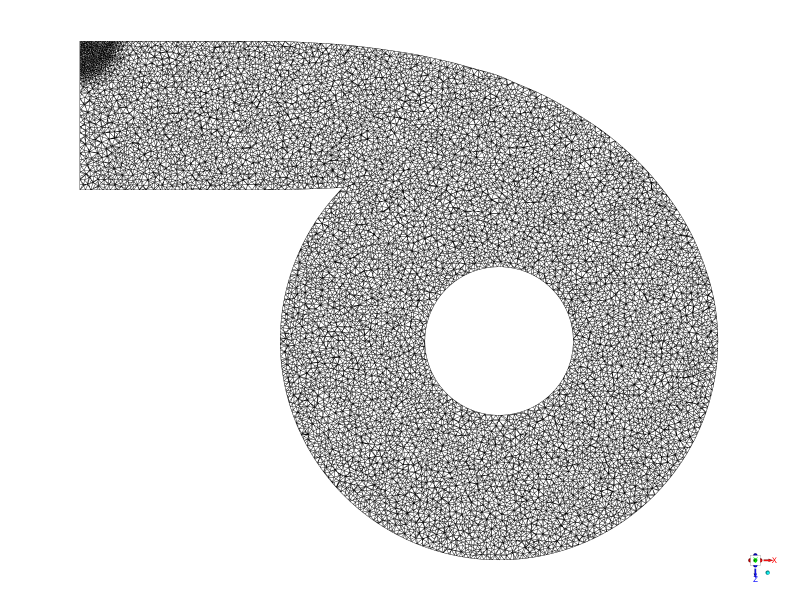
#> input picture Project/Poster/poster-sections/poster mesh assets/08b-tetrahedral-mesh-inlet-section.png, 2400 x 1800 px (shown at 1/3 size)
$ python compose_final_report_spatial_panels.py
#> lines starting #> are read from the running program, lines starting #| are printed output that depends on the picture
"""Compose report panels from saved native Fluent graphics.

Only blank margins, native annotations and colour-bar surroundings are cropped.
The scientific field pixels are not recoloured or reconstructed. The shared
legend uses pixels from the original Fluent legend, rather than an assumed
Matplotlib colour map. Project records establish the common 0–1 contour range.
Run with PyAnsys/.venv/bin/python from any working directory.
"""

from __future__ import annotations

import hashlib
import json
from dataclasses import dataclass
from pathlib import Path

import matplotlib

matplotlib.use("Agg")
import matplotlib.pyplot as plt
import numpy as np
from PIL import Image


ROOT = Path(__file__).resolve().parents[3]
ASSETS = ROOT / "Project/Poster/poster-sections/poster mesh assets"
REPORT = ROOT / "Project/Final research report/Shuhei Report/figures"
INLET_CROP = (210, 100, 2190, 1700)
CENTRE_CROP = (540, 75, 1260, 2320)
LEGEND_SOURCE = ASSETS / "F1-26.81-N10000-inlet-liquid-volume-fraction-range-0-1.png"
LEGEND_CROP = (60, 602, 61, 1239)


@dataclass(frozen=True)
class Panel:
    path: Path
    crop: tuple[int, int, int, int]
    label: str
    case: str
    cells: int
    section: str
    iteration: int | None = None

    def pixels(self) -> np.ndarray:
        with Image.open(self.path) as source:
#> source is the input picture: PIL image 2400x1800 RGB; mean R, G, B 216.6, 216.6, 216.6
            return np.asarray(source.convert("RGB").crop(self.crop))
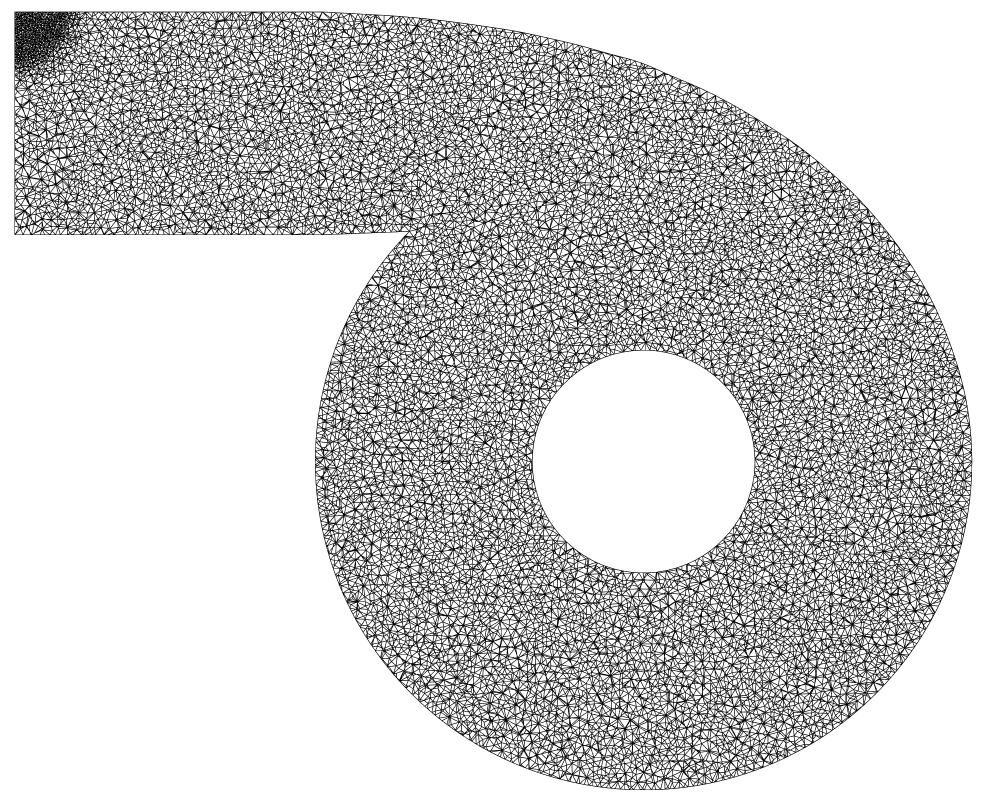
#> returned value: shape (1600, 1980, 3) (shown at 1/2 size); min 0, max 255, mean 202.6
#> pass 2 of the loop in main, `for ax, panel in zip(axs.flat, mesh_panels, strict=True):`:
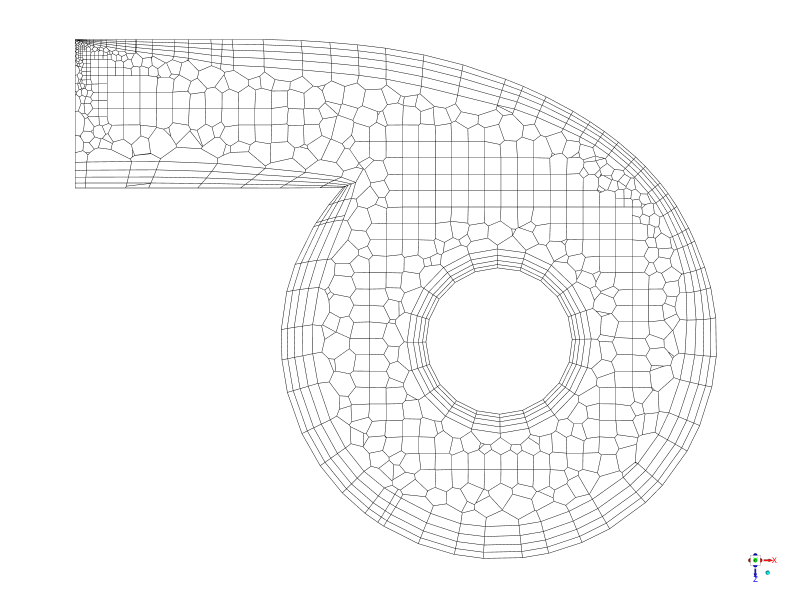
#> input picture Project/experiments/phase-08-storyline-reconstruction/figures/mesh60k-inlet-section.png, 2400 x 1800 px, found by its file name (shown at 1/3 size)
#> in pixels, source is the input picture: PIL image 2400x1800 RGB; mean R, G, B 248.1, 248.1, 248.1
#> in pixels (call 2), `return np.asarray(source.convert("RGB").crop(self.crop))`:
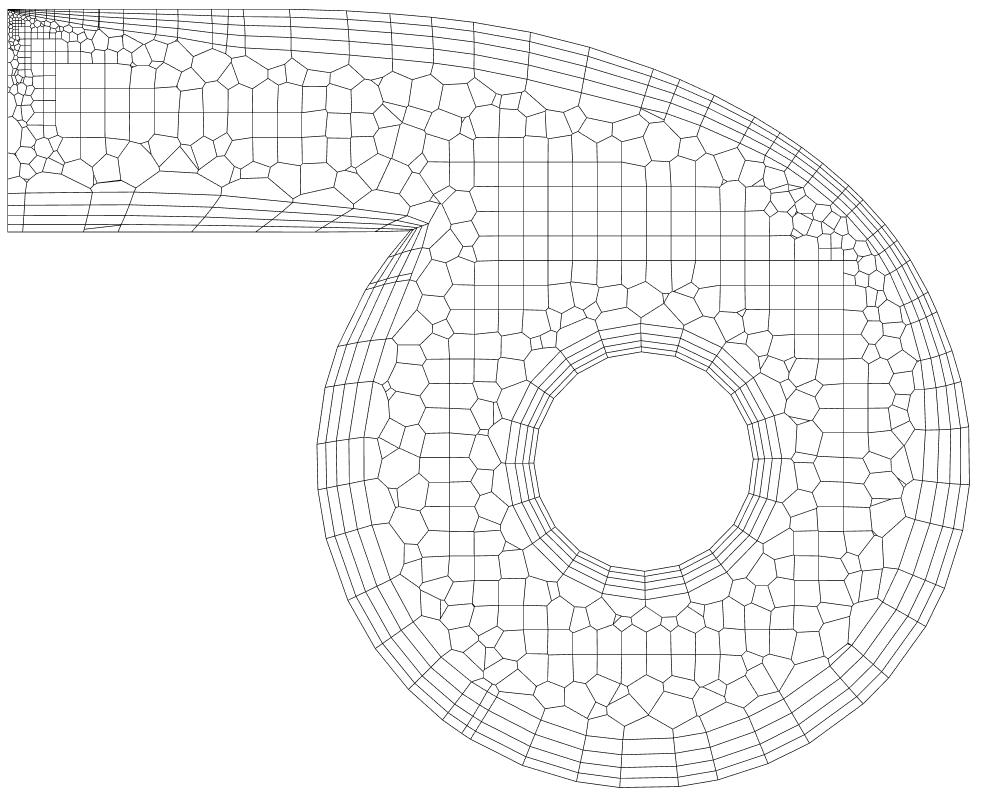
#> returned value: shape (1600, 1980, 3) (shown at 1/2 size); min 0, max 255, mean 245.6
#> pass 3 of the loop in main, `for ax, panel in zip(axs.flat, mesh_panels, strict=True):`:
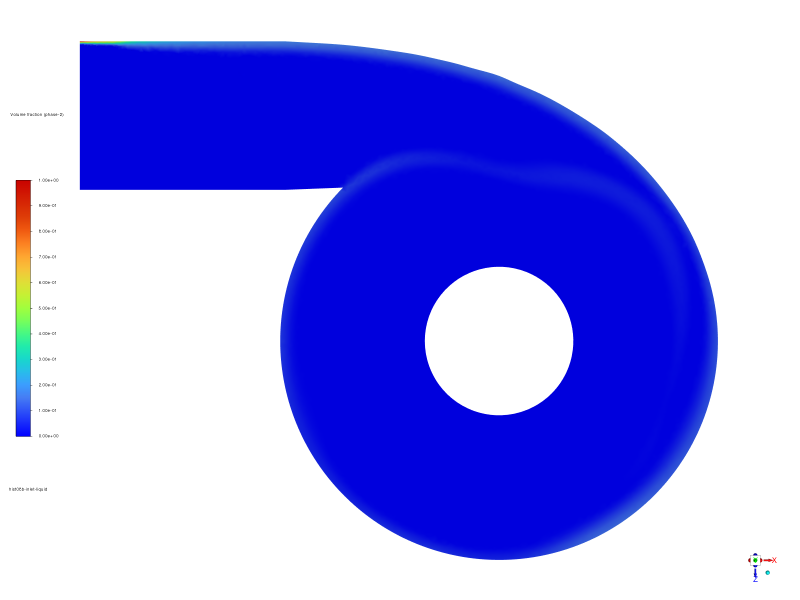
#> input picture Project/Poster/poster-sections/poster mesh assets/08b-N10000-inlet-liquid-volume-fraction.png, 2400 x 1800 px (shown at 1/3 size)
#> in pixels, source is the input picture: PIL image 2400x1800 RGB; mean R, G, B 154.7, 155.9, 240.1
#> in pixels (call 3), `return np.asarray(source.convert("RGB").crop(self.crop))`:
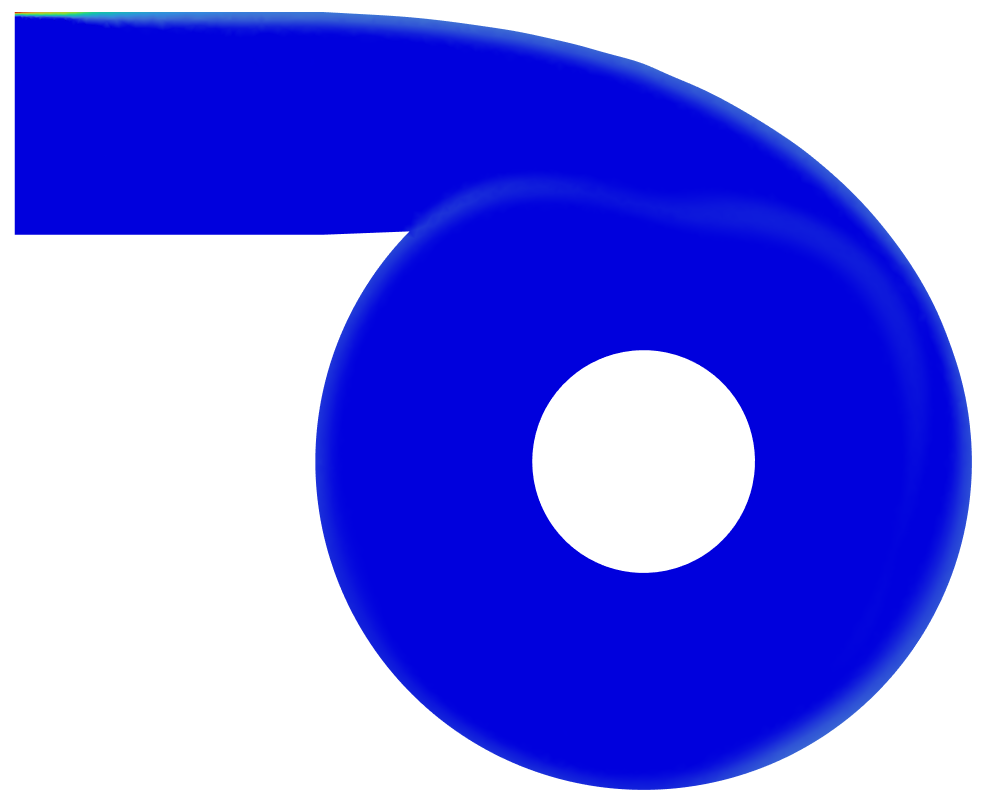
#> returned value: shape (1600, 1980, 3) (shown at 1/2 size); mean of channels 0, 1, 2 119.8, 121.4, 236.4; drawn as R, G, B
#> the loop made 4 passes; the first 3 are shown

    def provenance(self) -> dict:
        return {
            "path": str(self.path.relative_to(ROOT)),
            "sha256": sha256(self.path),
            "crop_pixels_left_top_right_bottom": self.crop,
            "label": self.label,
            "case": self.case,
            "mesh_cells": self.cells,
            "section": self.section,
            "saved_iteration": self.iteration,
        }


def sha256(path: Path) -> str:
    return hashlib.sha256(path.read_bytes()).hexdigest()


def verify_native_palettes(panels: list[Panel]) -> dict:
    """Check native colour bars, excluding antialiased borders and labels."""
    reference = None
    checks = []
    for panel in panels:
        if panel.iteration is None:
            continue
        # The F2 vertical export has no visible legend; its 0–1 range is
        # established by the linked owning Project result record.
        if panel.path.name == "F2-26.81-n10000-liquid.png":
            continue
        with Image.open(panel.path) as image:
            margin = np.asarray(image.convert("RGB"))[:, :150]
        coloured = np.ptp(margin.astype(int), axis=2) > 100
        y, x = np.where(coloured)
        centre_x = (x.min() + x.max()) // 2
        rows = np.where(coloured[:, centre_x])[0]
        profile = margin[rows.min() + 1 : rows.max(), centre_x]
        indices = np.linspace(0.05 * (len(profile) - 1), 0.95 * (len(profile) - 1), 19).round().astype(int)
        samples = profile[indices].astype(int)
        if reference is None:
            reference = samples
        maximum_difference = int(np.abs(samples - reference).max())
        if maximum_difference > 3:
            raise ValueError(f"Native colour bar differs: {panel.path.name}")
        checks.append({"source": str(panel.path.relative_to(ROOT)),
                       "maximum_sampled_RGB_channel_difference": maximum_difference})
    return {"method": "19 equally spaced samples from 5–95% of native colour-bar height, excluding border pixels",
            "allowed_RGB_channel_difference": 3, "checks": checks}


def add_panel(ax: plt.Axes, panel: Panel) -> None:
    # Antialias mesh line graphics when reducing them to report width. Scalar
    # field graphics retain nearest-neighbour display of their native pixels.
    interpolation = "hanning" if panel.iteration is None else "nearest"
    ax.imshow(panel.pixels(), interpolation=interpolation)
    ax.set_axis_off()
    ax.set_title(panel.label, fontsize=10, pad=8, linespacing=1.25)


def add_native_legend(fig: plt.Figure, bounds: tuple[float, ...]) -> None:
#> called with bounds = (0.27, 0.07, 0.46, 0.023)
    with Image.open(LEGEND_SOURCE) as source:
        # Reverse top-to-bottom native pixels to place zero at the left.
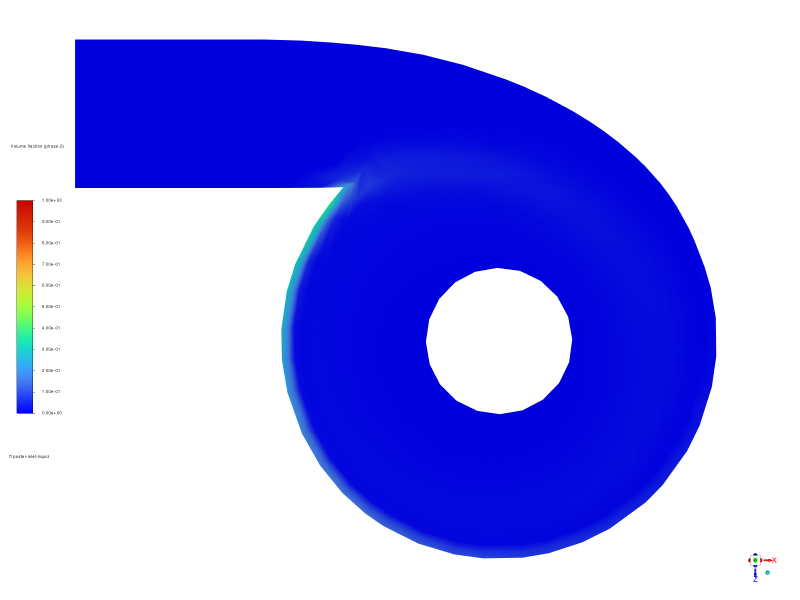
#> input picture Project/Poster/poster-sections/poster mesh assets/F1-26.81-N10000-inlet-liquid-volume-fraction-range-0-1.png, 2400 x 1800 px (shown at 1/3 size)
#> source is the input picture: PIL image 2400x1800 RGB; mean R, G, B 154.6, 156.2, 240.2
        native = np.asarray(source.convert("RGB").crop(LEGEND_CROP))
#> native = 637 rows, first 8: [201, 3, 0], [202, 3, 0], [202, 4, 0], [202, 5, 0], [202, 5, 0], [202, 6, 0], [203, 6, 1], [203, 7, 1]
    horizontal = native[::-1].transpose(1, 0, 2)
#> horizontal = 637 rows, first 8: [1, 2, 255], [2, 3, 255], [2, 4, 255], [3, 6, 255], [3, 7, 255], [4, 8, 255], [5, 9, 255], [6, 11, 255]
    ax = fig.add_axes(bounds)
    ax.imshow(horizontal, extent=(0, 1, 0, 1), aspect="auto", interpolation="nearest")
    ax.set_yticks([])
    ax.set_xticks(np.linspace(0, 1, 6))
    ax.tick_params(axis="x", labelsize=10, length=3)
    ax.set_title("Bulk-liquid volume fraction (shared 0–1 scale)", fontsize=10, pad=7)
    for spine in ax.spines.values():
        spine.set_linewidth(0.6)
#> this loop made 4 passes


def save(fig: plt.Figure, stem: str, panels: list[Panel], caption_basis: list[Path]) -> None:
#> called with stem = 'results-mesh-spatial-comparison'
    output = REPORT / f"{stem}.png"
    fig.savefig(output, dpi=300, facecolor="white")
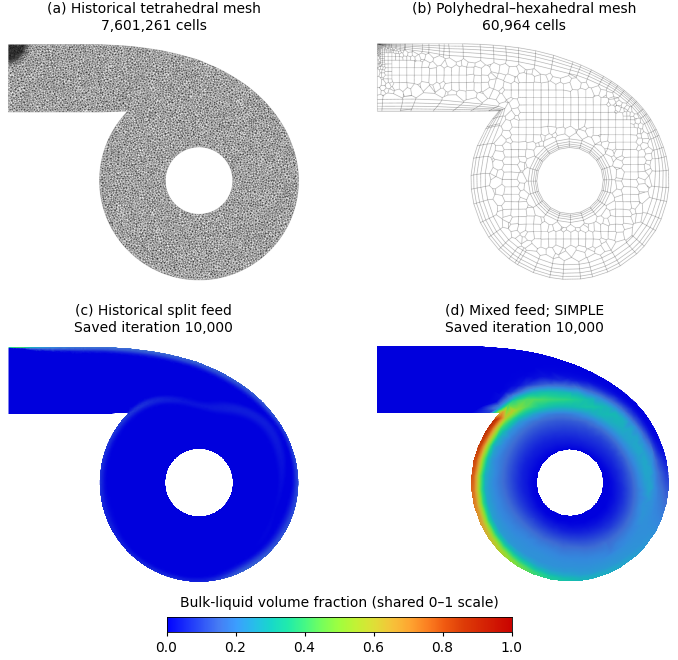
#> figure drawn by matplotlib, 5 panels
    plt.close(fig)
    source_records = []
    for path in caption_basis:
        source_records.append({"path": str(path.relative_to(ROOT)), "sha256": sha256(path)})
    manifest = {
        "output": str(output.relative_to(ROOT)),
        "output_sha256": sha256(output),
        "generator": str(Path(__file__).resolve().relative_to(ROOT)),
        "generator_sha256": sha256(Path(__file__).resolve()),
        "panels": [panel.provenance() for panel in panels],
        "contour_range": [0.0, 1.0],
        "native_palette_verification": verify_native_palettes(panels),
        "legend": {
            "source": str(LEGEND_SOURCE.relative_to(ROOT)),
            "source_sha256": sha256(LEGEND_SOURCE),
            "crop_pixels_left_top_right_bottom": LEGEND_CROP,
            "method": "Native colour-bar centre-column pixels, reversed into a horizontal bar; no assumed colour map",
        },
        "range_and_case_evidence": source_records,
        "operations": [
            "Crop export margins and native annotations outside the scientific fields",
            "Display scalar-field crops with native RGB values and nearest-neighbour graphic interpolation",
            "Antialias mesh-line graphics when reducing the saved raster to report width; no mesh geometry changes",
            "Use the same crop and panel size within each matched view pair",
            "Add report-size case labels and a shared legend from native export pixels",
        ],
        "limits": [
            "No scientific fields were calculated, recoloured, interpolated in space or replaced",
            "The historical mesh/inlet/numerical package differs from the reconstruction; this is not an isolated mesh effect",
            "The 342,609-cell illustration is excluded: no solved liquid field is supplied for it in the poster comparison",
            "Source images and Project records are present; some linked original machine export manifests are absent from this checkout",
            "Horizontal and vertical views in the inlet figure use different display magnification; each mixed/split pair has equal magnification",
        ],
        "figure_size_inches": list(fig.get_size_inches()),
        "dpi": 300,
    }
    output.with_suffix(".provenance.json").write_text(json.dumps(manifest, indent=2) + "\n")


def main() -> None:
    REPORT.mkdir(parents=True, exist_ok=True)
    plt.rcParams.update({"font.family": "DejaVu Sans", "font.size": 10})
    comparison = ROOT / "Project/Poster/poster-sections/mesh-and-volume-fraction-comparison.md"
    inlet_results = ROOT / "Project/experiments/phase-08-storyline-reconstruction/stage-01-60k-storyline"
    mesh_panels = [
        Panel(ASSETS / "08b-tetrahedral-mesh-inlet-section.png", INLET_CROP,
              "(a) Historical tetrahedral mesh\n7,601,261 cells", "08b historical split feed", 7_601_261, "Own inlet midpoint"),
        Panel(ASSETS / "mesh60k-inlet-section.png", INLET_CROP,
              "(b) Polyhedral–hexahedral mesh\n60,964 cells", "F0 mesh", 60_964, "Inlet midpoint"),
        Panel(ASSETS / "08b-N10000-inlet-liquid-volume-fraction.png", INLET_CROP,
              "(c) Historical split feed\nSaved iteration 10,000", "08b historical split feed", 7_601_261, "Own inlet midpoint", 10_000),
        Panel(ASSETS / "F0-26.81-N10000-inlet-liquid-volume-fraction-range-0-1.png", INLET_CROP,
              "(d) Mixed feed; SIMPLE\nSaved iteration 10,000", "F0 mixed feed SIMPLE, nominal 26.81 m/s", 60_964, "Inlet midpoint", 10_000),
    ]
    fig, axs = plt.subplots(2, 2, figsize=(7.5, 6.8))
    fig.subplots_adjust(left=0.02, right=0.98, top=0.94, bottom=0.14, wspace=0.06, hspace=0.25)
    for ax, panel in zip(axs.flat, mesh_panels, strict=True):
        add_panel(ax, panel)
    add_native_legend(fig, (0.27, 0.07, 0.46, 0.023))
    save(fig, "results-mesh-spatial-comparison", mesh_panels, [comparison])

    inlet_panels = [
        Panel(ASSETS / "F1-26.81-N10000-inlet-liquid-volume-fraction-range-0-1.png", INLET_CROP,
              "(a) Mixed feed\nInlet-height section", "F1 mixed feed Coupled, nominal 26.81 m/s", 60_964, "y = 2.065999985 m", 10_000),
        Panel(ASSETS / "F2-26.81-N10000-inlet-liquid-volume-fraction-range-0-1.png", INLET_CROP,
              "(b) Split feed\nInlet-height section", "F2 split feed Coupled, nominal 26.81 m/s", 60_964, "y = 2.065999985 m", 10_000),
        Panel(ASSETS / "F1-26.81-N10000-side-liquid-volume-fraction.png", CENTRE_CROP,
              "(c) Mixed feed\nCentre section", "F1 mixed feed Coupled, nominal 26.81 m/s", 60_964, "z = 0 m", 10_000),
        Panel(inlet_results / "f2-split-inlet/figures/F2-26.81-n10000-liquid.png", CENTRE_CROP,
              "(d) Split feed\nCentre section", "F2 split feed Coupled, nominal 26.81 m/s", 60_964, "z = 0 m", 10_000),
    ]
    fig = plt.figure(figsize=(8.0, 4.0))
    grid = fig.add_gridspec(1, 4, width_ratios=(2.65, 2.65, 1.15, 1.15),
                            left=0.015, right=0.985, bottom=0.22, top=0.81, wspace=0.12)
    for index, panel in enumerate(inlet_panels):
        add_panel(fig.add_subplot(grid[0, index]), panel)
    fig.suptitle("Same 60,964-cell mesh; nominal 26.81 m/s; iteration 10,000", fontsize=11, y=0.97)
    add_native_legend(fig, (0.26, 0.10, 0.48, 0.030))
    save(fig, "results-inlet-spatial-comparison", inlet_panels,
         [comparison, inlet_results / "f1-one-inlet/results.md", inlet_results / "f2-split-inlet/results.md"])


if __name__ == "__main__":
#> (the run stopped early here; a loop or call above may not have finished)
